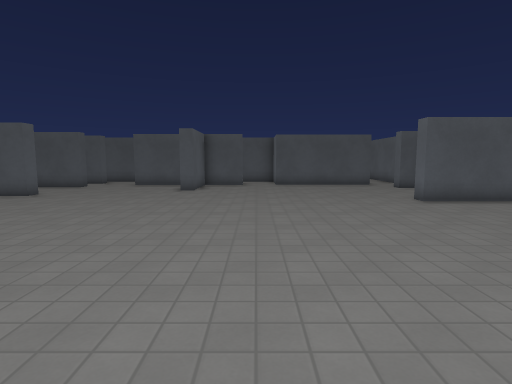
[1] (above)

24 first-person views from a walk through a Godot game level. The camera is 1.4 m above the floor, tilts 6° down and sees 80° across. The floor is counted in squares, 1 m on a side. Each view is taken from the middle of a square. On the plan, view 1 faces up. The plan holds only what a view shows up to about 14 squares ahead; the rest is blank. The place goes on beyond the plan. Surface patterns are stand-ins for the level's own textures.

[2]
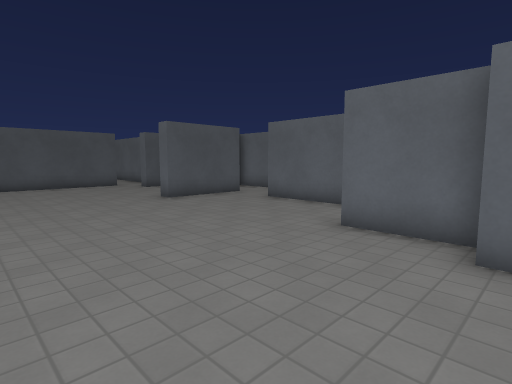

[3]
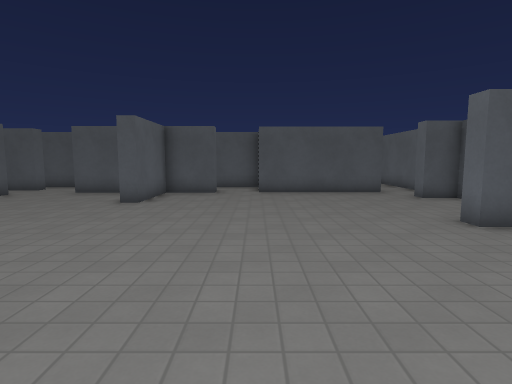

[4]
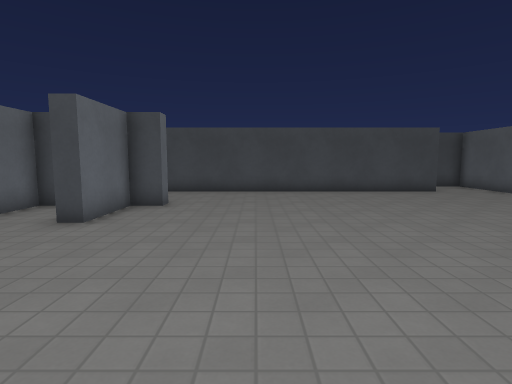

[5]
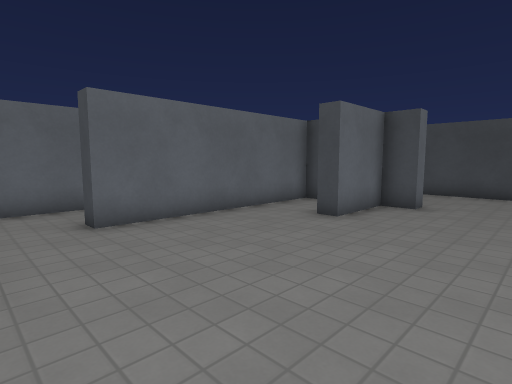

[6]
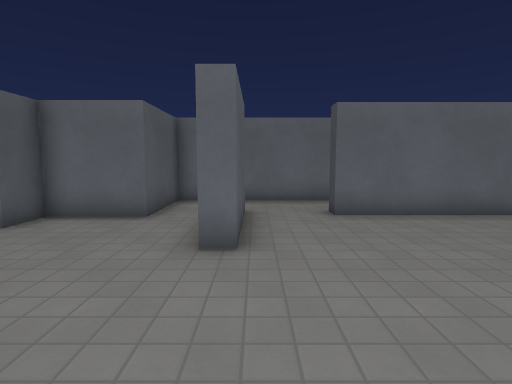

[7]
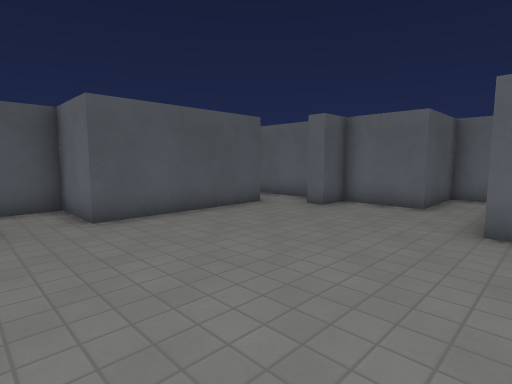

[8]
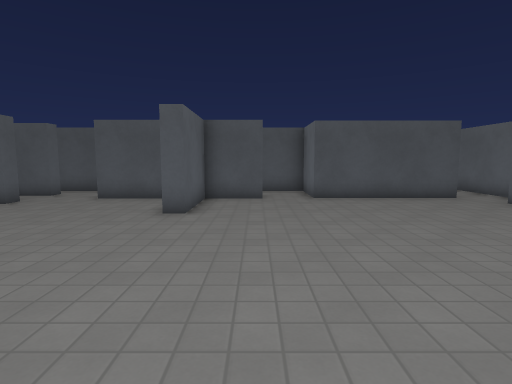

[9]
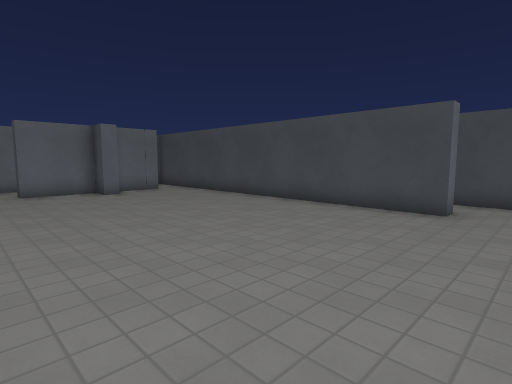

[10]
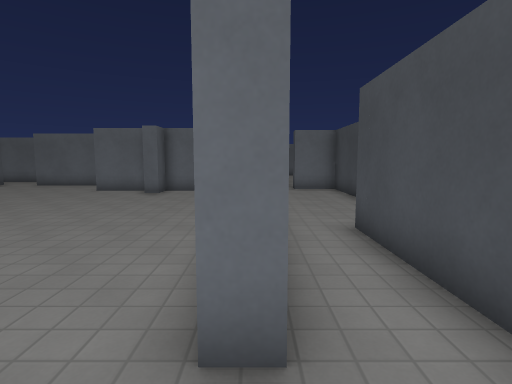

[11]
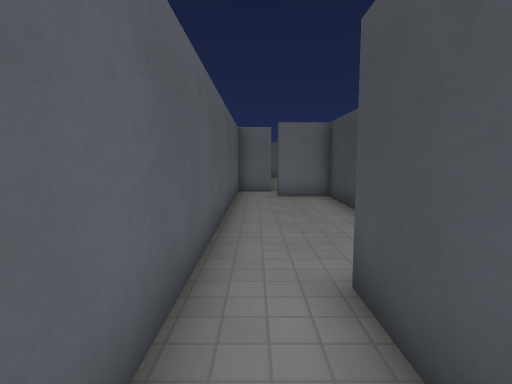

[12]
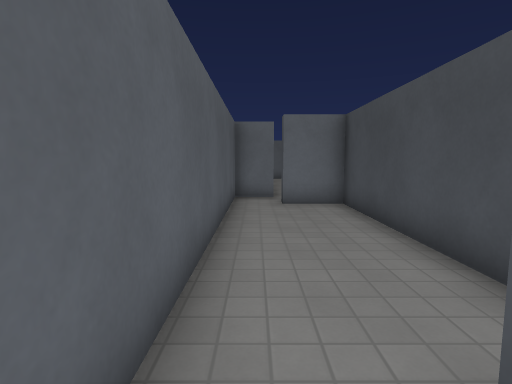

[13]
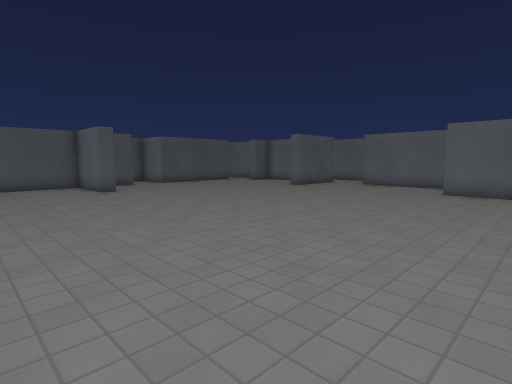

[14]
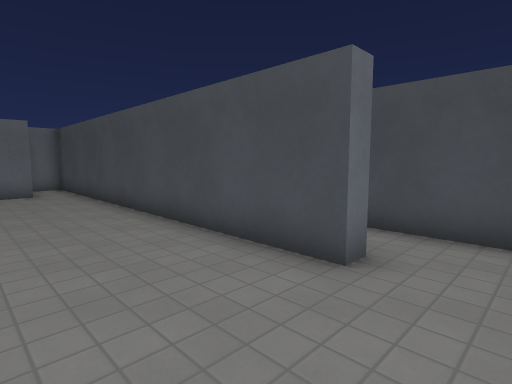

[15]
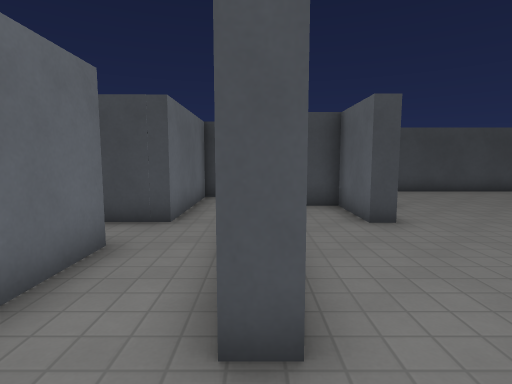

[16]
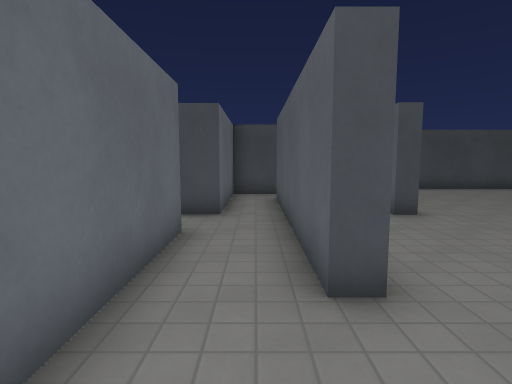

[17]
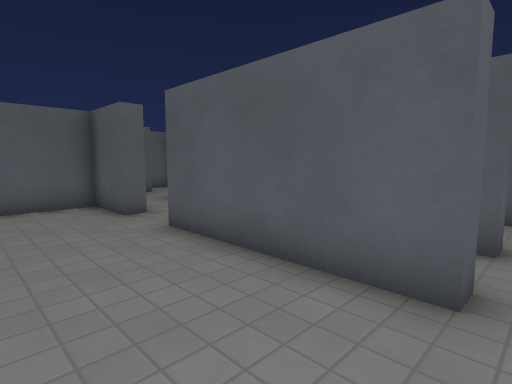

[18]
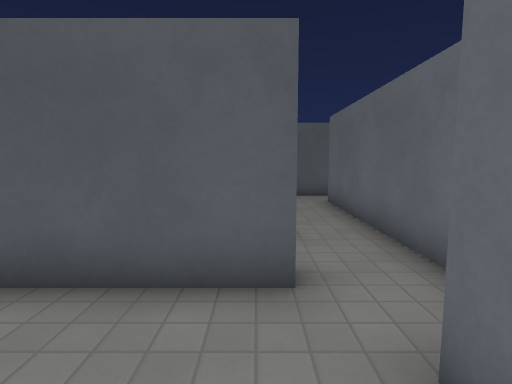

[19]
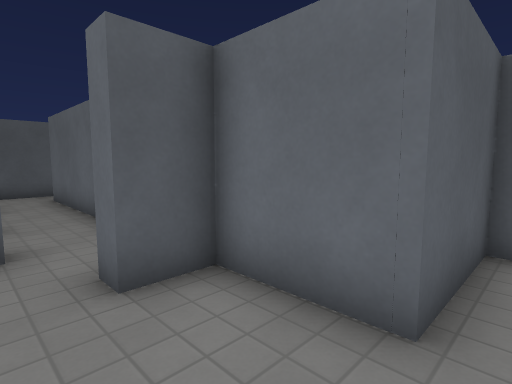

[20]
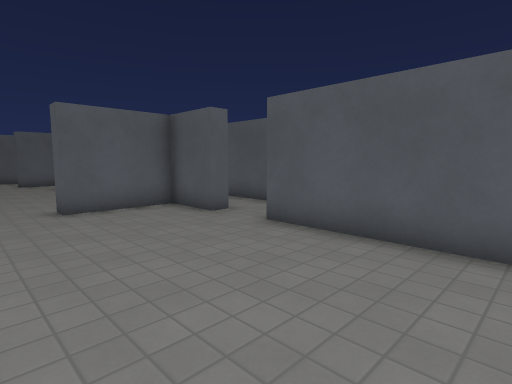

[21]
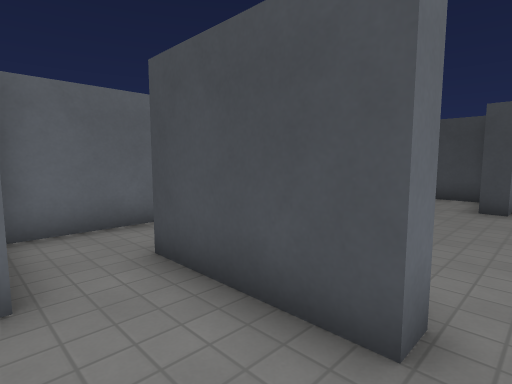

[22]
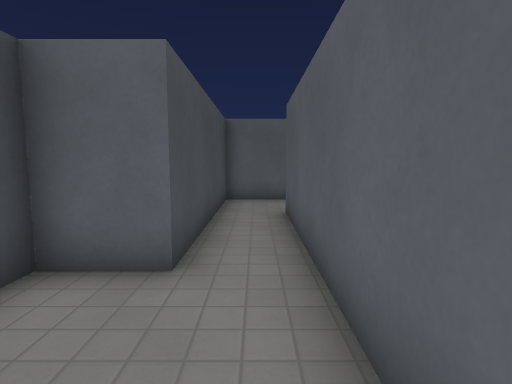

[23]
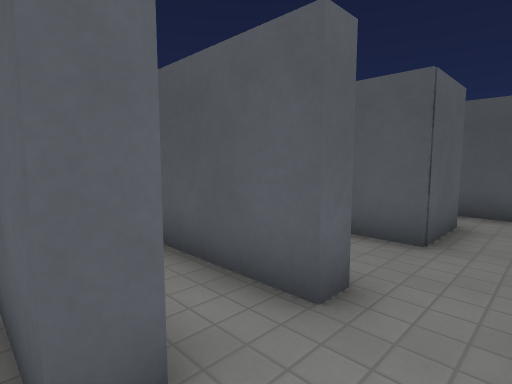

[24]
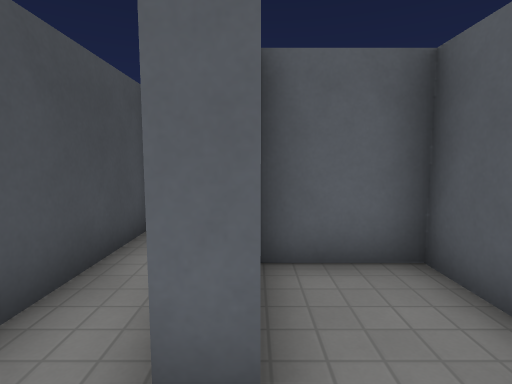

### Floor plan
Ten units are one square. View 1 is at (0, 0); x grows to the right and y downward. Boxes are objects, and circles mark ways between rooms. Rooms are numbered by the first view taken in them; rooms with no view inside come last. Other rooms are left out.
<svg viewBox="-90 -264 215 347">
<path fill="none" stroke="#000" d="M92 -103 57 -103 57 -109 84 -109M-8 -170 -29 -170 -29 -139 -35 -139 -35 -154M84 -127 84 -152 72 -152 72 -159M59 21 59 -1 49 -1 49 -7 59 -7 59 -33 64 -33 64 -7 87 -7 87 -80M-44 -170 -68 -170M64 -172 11 -172M-61 36 84 36 84 25M64 42 -61 42 -61 36M-85 61 -18 61 -18 78 67 78 67 59M115 -50 115 -105M87 -80 93 -80 93 -3M109 5 109 -33M84 -109 94 -109M115 -105 115 -127 84 -127M64 -179 64 -172M64 -194 34 -194M84 -166 84 -195M35 -178 55 -178M64 -201 64 -194M64 -223 40 -223 40 -200M84 -195 84 -224M-8 -178 -8 -170M11 -172 11 -197 -33 -197M64 -245 64 -223M84 -224 84 -244M89 -259 61 -259"/>
<circle cx="-75" cy="40" r="3" fill="#2a7"/>
<circle cx="90" cy="-95" r="3" fill="#2a7"/>
<circle cx="90" cy="-120" r="3" fill="#2a7"/>
<circle cx="70" cy="-175" r="3" fill="#2a7"/>
<circle cx="0" cy="-170" r="3" fill="#2a7"/>
<circle cx="105" cy="-110" r="3" fill="#2a7"/>
<circle cx="75" cy="-200" r="3" fill="#2a7"/>
<circle cx="75" cy="-235" r="3" fill="#2a7"/>
<text x="0" y="-70">1</text>
<text x="0" y="60">2</text>
<text x="100" y="-60">3</text>
<text x="100" y="-120">4</text>
<text x="70" y="-180">5</text>
<text x="70" y="-210">6</text>
<text x="-30" y="-190">7</text>
<text x="70" y="-240">8</text>
</svg>
Room 1 opens to room 2. Room 1 opens to room 3. Room 1 opens to room 4. Room 1 opens to room 5. Room 1 opens to room 7. Room 3 opens to room 4. Room 5 opens to room 6. Room 6 opens to room 8.

Where each view was taken, in squares from view 1:
view 1: 0 up, 0 right, facing up
view 2: 0 up, 0 right, facing up-right
view 3: 4 up, 1 right, facing up
view 4: 10 up, 2 right, facing down
view 5: 10 up, 2 right, facing down-right
view 6: 10 up, 1 right, facing right
view 7: 10 up, 1 left, facing up-right
view 8: 6 up, 1 left, facing up
view 9: 5 up, 8 left, facing down-right
view 10: 4 down, 8 left, facing right
view 11: 5 down, 5 left, facing right
view 12: 5 down, 3 left, facing right
view 13: 0 up, 8 left, facing up-right
view 14: 0 up, 8 left, facing down-right
view 15: 10 up, 9 right, facing down
view 16: 11 up, 10 right, facing down
view 17: 14 up, 7 right, facing up-left
view 18: 14 up, 6 right, facing up
view 19: 12 up, 6 right, facing up-right
view 20: 12 up, 6 right, facing up-left
view 21: 13 up, 5 right, facing down-right
view 22: 5 down, 2 right, facing left
view 23: 17 up, 8 right, facing up-left
view 24: 20 up, 8 right, facing left
